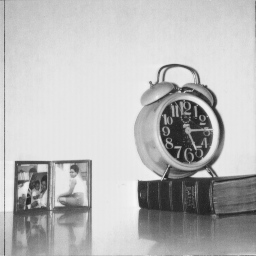
%> input picture test/clock.bmp, 256 x 256 px; its folder holds only this picture in this run
$ octave runDenoising.m   (GNU Octave 9; MATLAB toolbox functions it lacks are replaced by stand-ins)
%> lines starting %> are read from the running program, lines starting %| are printed output that depends on the picture
### impulsenoise.m
%% Add Impulse Noise to images
%% Impulse Noises 0 - Salt & Pepper noise
%                 1 - Random Valued impulse noise.
%% impulse noises are classified into two major types
% (i)  salt and pepper noise (equal height impulses) impulse values are
%       represented as ??and ?55?
% (ii) random-valued impulse noise (unequal height impulses) impulse values
%      are between ??and ?55?

%% Function img = impulsenoise(img,ND)
%% input
%           img = Given an Image (Noise free image)
%           ND  = Noise density (ND varies B/W 0 and 1) [0 to 1]
%           NT  = Noise Type([0] is default)
%                 0 - Salt & Pepper noise
%                 1 - Random-Valued Impulse noise
%% Output:
%           img = impulse noise added image

%% Example:
%%          img = impulsenoise(img,0.4,0);

%%      Posted date   : 18 - 11 - 2008
%       Modified date : 02 - 12 - 2008

%% Developed By
%                   K.Kannan (kannan.keizer@gmail.com)
%                   & Jeny Rajan (jenyrajan@gmail.com)
%                   Medical Imaging Research Group (MIRG), NeST,
%                   Trivandrum.
%%
function [img,Narr] = impulsenoise(varargin)
if length(varargin) == 1
    img = varargin{1};
    ND = 0.2;
    NT = 0;
elseif length(varargin) > 1 && length(varargin) < 3
    img = varargin{1};
    ND = varargin{2};
    NT = 0;
elseif length(varargin) == 3
    img = varargin{1};
    ND = varargin{2};
    NT = varargin{3};
else
    disp('not enough input parameter');
    img = 0;
    return;
end
Narr = rand(size(img));
if isempty(NT) || NT == 0
    img(Narr<ND/2) = 0;
    img((Narr>=ND/2)&(Narr<ND)) = 255;
elseif NT == 1
    N = Narr;
    N(N>=ND)=0;
    N1 = N;
    N1 = N1(N1>0);
    Imn=min(N1(:));
    Imx=max(N1(:));
    N=(((N-Imn).*(255-0))./(Imx-Imn));
    img(Narr<ND) = N(Narr<ND);
else
    disp('Invalid selection');
end

### multi_idwfiltering_3item.m
function [imagn1] = multi_idwfiltering_3item(img,noise_type,pk1,pk2,pk3 )

img=double(img);
[m,n]=size(img);

imagn1=zeros(m,n);

if (noise_type == 0)
    idx = find(img == 255);
    img(idx) = 0;
    imagn1 = img;
end

if (noise_type == 1)
    binmatrix=ROLD(img,5);
    for i=1:m
     for j=1:n
         if(binmatrix(i,j)<19.5&&binmatrix(i,j)>13.5)
             imagn1(i,j)=img(i,j);
         end

     end
     end
end

imagn1=double(imagn1);

[A,B,V]=find(imagn1);
C=[A,B];
[A1,B1,V1]=find(imagn1==0);
C1=[A1,B1];

y=idw_mm(C,V,C1,4);

for i=1:length(y)
    imagn1(C1(i,1),C1(i,2))=uint8(y(i));
end


patch=zeros((m-2)*(n-2),9);
for i=2:m-1
    for j=2:n-1
    cpatch=double(imagn1(i-1:i+1,j-1:j+1));
    cpatch=cpatch(:);
    patch(254*(i-2)+j-1,1:9)=cpatch;
    end
end
[Idx, ~]=kmeans(patch,200);
dist=zeros(1000000,1);

M = m-2;
N = n-2;
img = zeros(M*N, 1);

parfor p = 1:M*N
    img(p+1) = getPixel(p, M, N, dist, patch, pk1, pk2, pk3, Idx);
end

for p = 1:M*N
    i = floor(p/M)+2 ;
    j = mod(p,N)+2;
    imagn1(i,j) = img(p);
end

end

### ROLD.m
function I_rold=ROLD(I,win)

% compute the ROLD values for an image I
% input:
% I --- the image, the gray value region is [0,1]
% win --- the window size
% output:
% I_rold --- the ROLD matrix of the image

warning off

Imgsize=size(I);
k=(win-1)/2;
temp1=padarray(I,[k k]);  % pad I with zero
temp2=im2col(temp1,[win win],'sliding');

[m,n]=size(temp2);
med=(m+1)/2;
x=temp2(med,:);
d=zeros(m-1,n);
for i=1:1:med-1
    d(i,:)=1+max(log2(abs(temp2(i,:)-x)),-5)/5;
end
for i=med+1:1:m
    d(i-1,:)=1+max(log2(abs(temp2(i,:)-x)),-5)/5;
end
d=sort(d,1);   % sort the difference values in each window
y=sum(d(1:med-1,:),1);    %add the smallest (med-1) difference values as ROLD value

I_rold=reshape(y,Imgsize(1),Imgsize(2));

warning on

### idw_mm.m
function Fint = idw_mm(X0,F0,Xint,p,rad,L)
% function Fint = idw(X,F,p,rad)
%
% Inverse distance weight function to interpolate values based on
% sampled points.
%
% Fint = idw(X0,F0,Xint) uses input coordinates X0 and input values F0
% where X0 is a N by M input matrix of N samples and M number of variables.
% F0 is vector of N responses. Xint is a Q by M matrix of coordinates to be
% interpolated. Fint is the vector of Q interpolated values.
%
% Fint = idw(X0,F0,Xint,p,rad) uses the power p (default p = 2) and radius
% rad (default rad = inf).
%
% Fint = idw(X0,F0,Xint,p,rad,L) uses L-distance. By defaults L=2
% (Euclidean norm).
%
% Example:
%
% X1 = [800;2250;3250;2250;900;500];
% X2 = [3700;4200;5000;5700;5100;4900];
% F =  [13.84;12.15;12.87;12.68;14.41;14.59];
% Q = 100;
% [X1int,X2int] = meshgrid(0:4000/(Q-1):4000, 3200:(5700-3200)/(Q-1):5700);
% Fint = idw([X1,X2],F,[X1int(:),X2int(:)]);
% contourf(X1int, X2int, reshape(Fint,Q,Q), 20)
%
% Contact info:
%
% Andres Tovar
% tovara@iupiu.edu
% Indiana University-Purdue University Indianapolis
%
% Code developed for the course Design of Complex Mechanical Systems (ME
% 597) offered for the first time in Spring 2014

% Default input parameters
if nargin < 6
    L = 2;
    if nargin < 5
        rad = inf;
        if nargin < 4
            p = 2;
        end
    end
end

% Basic dimensions
N = size(X0,1); % Number of samples
M = size(X0,2); % Number of variables
Q = size(Xint,1); % Number of interpolation points

% Inverse distance weight output
Fint = zeros(Q,1);
% F0=F0';
parfor ipos = 1:Q
    % Distance matrix
    DeltaX = X0 - repmat(Xint(ipos,:),N,1);
    DabsL = zeros(size(DeltaX,1),1);
    for ncol = 1:M
        DabsL = DabsL + abs(DeltaX(:,ncol)).^L;
    end
    Dmat = DabsL.^(1/L);
    Dmat(Dmat==0) = eps;
    Dmat(Dmat>rad) = inf;

    % Weights
    W = 1./(Dmat.^p);
    % Interpolation
    Fint(ipos) = sum(double(W).*double(F0))/sum(double(W));
end

end

### runDenoising.m
close all;
clear all;
clc;

theta_0 = 0.3;
theta_1 = 0.48;
theta_2 = 0.22;

noise_type = 1;
noise_density = 0.7;

file_path =  '.\test\';
img_path_list = dir(strcat(file_path,'clock.bmp'));
img_num = length(img_path_list);

if img_num > 0
        for j = 1:img_num
            img_name = img_path_list(j).name;
            img_ori= imread(strcat(file_path,img_name));
%> img_ori is the input picture: size 256x256 uint8; min 32, max 246, mean 186
            figure;
            imshow(img_ori,[]);

            img_noise=impulsenoise(img_ori,noise_density,noise_type);
%> in impulsenoise, `ND = varargin{2};`: ND = 0.7
%> in impulsenoise, `NT = varargin{3};`: NT = 1
%> in impulsenoise, `N(N>=ND)=0;`:
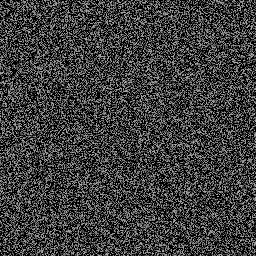
%> N: size 256x256 double; min 0, max 0.7, mean 0.244
%> in impulsenoise, `Imn=min(N1(:));`: Imn = 1.22e-05
%> in impulsenoise, `Imx=max(N1(:));`: Imx = 0.7
%> in impulsenoise, `N=(((N-Imn).*(255-0))./(Imx-Imn));`:
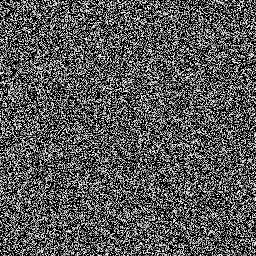
%> N: size 256x256 double; min -0.00446, max 255, mean 88.9; drawn with min black and max white
%> in impulsenoise, `img(Narr<ND) = N(Narr<ND);`:
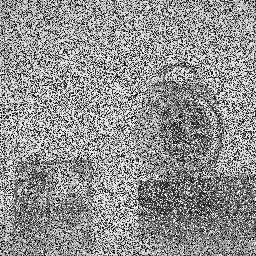
%> img: size 256x256 uint8; min 0, max 255, mean 144.6
            figure;
            imshow(img_noise,[]);
            tic
            img_recov=multi_idwfiltering_3item(img_noise,noise_type,theta_0,theta_1,theta_2);
%> in ROLD, `temp1=padarray(I,[k k]);`:
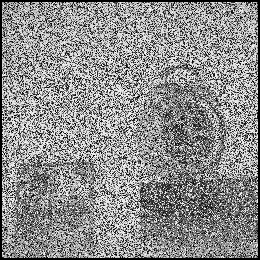
%> temp1: size 260x260 double; min 0, max 255, mean 140.2
%> in ROLD, `I_rold=reshape(y,Imgsize(1),Imgsize(2));`:
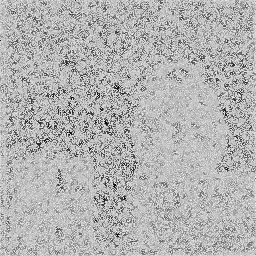
%> I_rold: size 256x256 double; min 2, max 29.72, mean 21.5; drawn with min black and max white
%> after the loop in multi_idwfiltering_3item, `for i=1:m`:
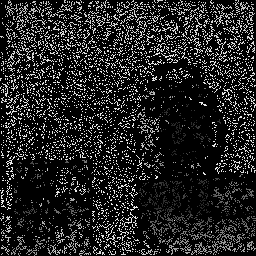
%> imagn1: size 256x256 double; min 0, max 248, mean 35.6
%> in multi_idwfiltering_3item, `[A,B,V]=find(imagn1);`: A = 12216 values from 1 to 256; V = 12216 values from 1 to 248
%> in multi_idwfiltering_3item, `[A1,B1,V1]=find(imagn1==0);`: A1 = 53320 values from 1 to 256; V1 = 53320 logical values, 53320 true
%> in idw_mm, `N = size(X0,1);`: N = 12216
%> in idw_mm, `M = size(X0,2);`: M = 2
%> in idw_mm, `Q = size(Xint,1);`: Q = 53320
%> (the run ends here)
